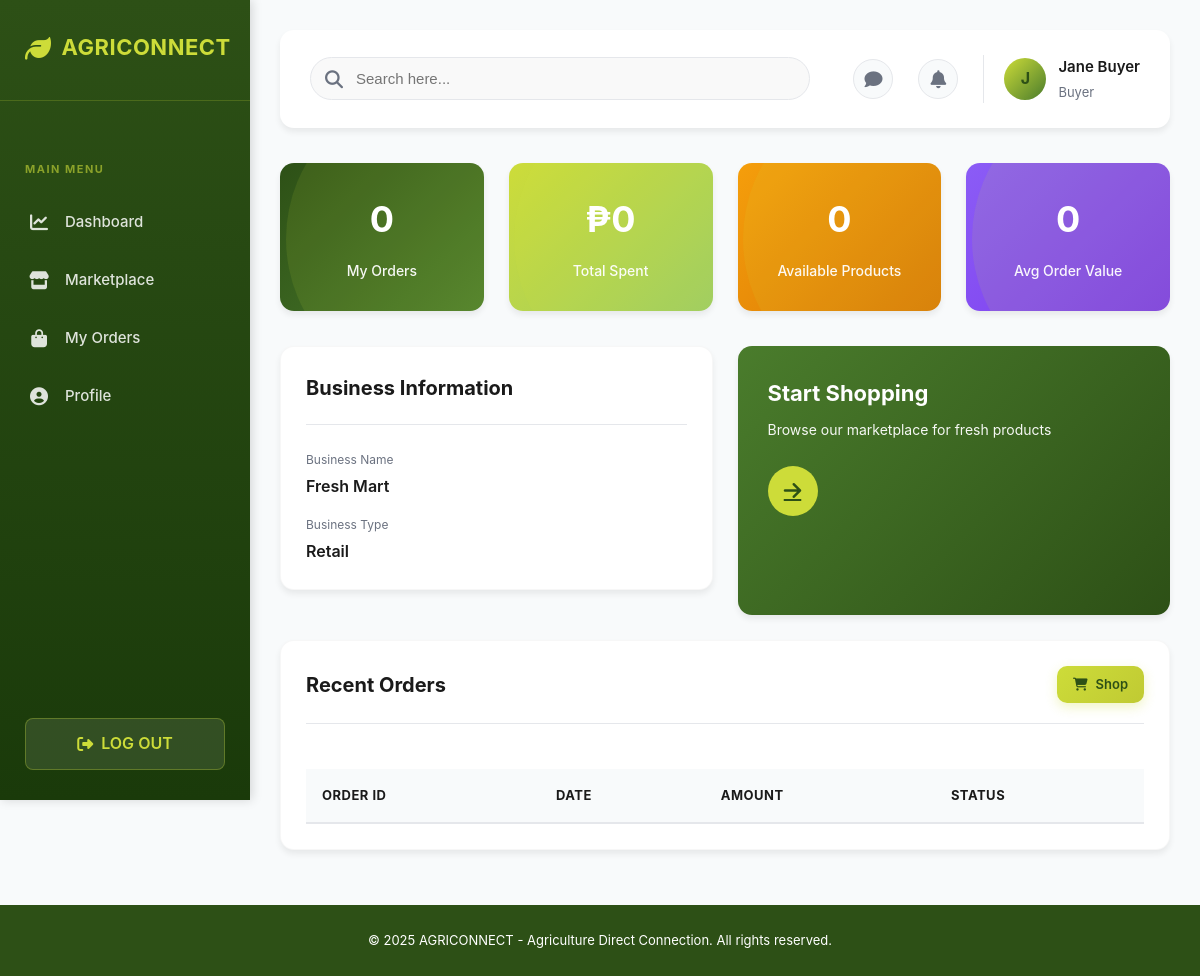
/pages/dashboard/buyer-dashboard.php (signed in), run on the app's committed database.
### tables this page shows
CREATE TABLE users (
    user_id INT PRIMARY KEY AUTO_INCREMENT,
    username VARCHAR(50) UNIQUE NOT NULL,
    email VARCHAR(100) UNIQUE NOT NULL,
    password VARCHAR(255) NOT NULL,
    full_name VARCHAR(100) NOT NULL,
    phone VARCHAR(15),
    address TEXT,
    role ENUM('admin', 'farmer', 'buyer') NOT NULL,
    profile_image VARCHAR(255),
    is_active BOOLEAN DEFAULT TRUE,
    created_at TIMESTAMP DEFAULT CURRENT_TIMESTAMP,
    updated_at TIMESTAMP DEFAULT CURRENT_TIMESTAMP ON UPDATE CURRENT_TIMESTAMP
);

CREATE TABLE buyers (
    buyer_id INT PRIMARY KEY AUTO_INCREMENT,
    user_id INT NOT NULL UNIQUE,
    business_name VARCHAR(100),
    business_type VARCHAR(50),
    established_year INT,
    created_at TIMESTAMP DEFAULT CURRENT_TIMESTAMP,
    FOREIGN KEY (user_id) REFERENCES users(user_id) ON DELETE CASCADE
);

### includes/auth-check.php (called while the page is built, shortened)
<?php
include_once($_SERVER['DOCUMENT_ROOT'] . '/agriconnect/config/db.php');
$user_id = $_SESSION['user_id'];
$query = "SELECT u.* FROM users u WHERE u.user_id = ?";
$stmt = $conn->prepare($query);
$stmt->bind_param("i", $user_id);
$stmt->execute();
$result = $stmt->get_result();
$current_user = $result->fetch_assoc();
?>

### pages/dashboard/buyer-dashboard.php (the view, shortened to what this page needs)
<?php
include_once($_SERVER['DOCUMENT_ROOT'] . '/agriconnect/includes/auth-check.php');
include_once($_SERVER['DOCUMENT_ROOT'] . '/agriconnect/includes/header.php');
$query = "SELECT b.* FROM buyers b JOIN users u ON b.user_id = u.user_id WHERE u.user_id = ?";
$stmt = $conn->prepare($query);
$stmt->bind_param("i", $current_user['user_id']);
$stmt->execute();
$buyer = $stmt->get_result()->fetch_assoc();
$query = "SELECT COUNT(*) as total FROM orders WHERE buyer_id = ?";
$stmt = $conn->prepare($query);
$stmt->bind_param("i", $buyer['buyer_id']);
$stmt->execute();
$orders_count = $stmt->get_result()->fetch_assoc()['total'];
$query = "SELECT COALESCE(SUM(total_amount), 0) as total_spent FROM orders WHERE buyer_id = ?";
$stmt = $conn->prepare($query);
$stmt->bind_param("i", $buyer['buyer_id']);
$stmt->execute();
$total_spent = $stmt->get_result()->fetch_assoc()['total_spent'];
$query = "SELECT COUNT(*) as total FROM products WHERE is_active = 1";
$result = $conn->query($query);
$products_count = $result->fetch_assoc()['total'];
?>
<div class="main-wrapper">
    <?php include_once($_SERVER['DOCUMENT_ROOT'] . '/agriconnect/includes/sidebar.php'); ?>
    <div class="main-content">
        <div class="top-bar">
            <div class="top-bar-left">
                <div class="search-container">
                    <i class="fas fa-search"></i>
                    <input type="text" placeholder="Search here...">
                </div>
            </div>
            <div class="top-bar-right">
                <div class="message-icon">
                    <i class="fas fa-comment"></i>
                </div>
                <div class="notification-bell">
                    <i class="fas fa-bell"></i>
                </div>
                <div class="user-info">
                    <div class="user-avatar"><?php echo strtoupper(substr($current_user['full_name'], 0, 1)); ?></div>
                    <div class="user-details">
                        <h3><?php echo $current_user['full_name']; ?></h3>
                        <p><?php echo ucfirst($current_user['role']); ?></p>
                    </div>
                </div>
            </div>
        </div>
        <div class="stats-grid">
            <div class="stat-card">
                <div class="stat-card-content">
                    <h3><?php echo $orders_count; ?></h3>
                    <p>My Orders</p>
                </div>
            </div>
            <div class="stat-card" style="background: linear-gradient(135deg, #CDDC39, #9ccc65);">
                <div class="stat-card-content">
                    <h3>₱<?php echo number_format($total_spent, 0); ?></h3>
                    <p>Total Spent</p>
                </div>
            </div>
            <div class="stat-card" style="background: linear-gradient(135deg, #f59e0b, #d97706);">
                <div class="stat-card-content">
                    <h3><?php echo $products_count; ?></h3>
                    <p>Available Products</p>
                </div>
            </div>
            <div class="stat-card" style="background: linear-gradient(135deg, #8b5cf6, #7c3aed);">
                <div class="stat-card-content">
                    <h3><?php echo $orders_count > 0 ? round($total_spent / $orders_count, 2) : 0; ?></h3>
                    <p>Avg Order Value</p>
                </div>
            </div>
        </div>
        <div style="display: grid; grid-template-columns: 1fr 1fr; gap: 25px; margin-bottom: 25px;">
            <div class="card">
                <div class="card-header">
                    <h2>Business Information</h2>
                </div>
                <div style="display: grid; gap: 15px;">
                    <div>
                        <p style="font-size: 12px; color: var(--text-gray); margin-bottom: 5px;">Business Name</p>
                        <p style="font-size: 16px; font-weight: 600; color: var(--text-dark); margin: 0;">
                            <?php echo $buyer['business_name'] ?? 'Not provided'; ?>
                        </p>
                    </div>
                    <div>
                        <p style="font-size: 12px; color: var(--text-gray); margin-bottom: 5px;">Business Type</p>
                        <p style="font-size: 16px; font-weight: 600; color: var(--text-dark); margin: 0;">
                            <?php echo $buyer['business_type'] ?? 'Not provided'; ?>
                        </p>
                    </div>
                </div>
            </div>
            <div class="illustration-card">
                <div class="illustration-card-header">
                    <h3>Start Shopping</h3>
                    <p class="illustration-card-description">Browse our marketplace for fresh products</p>
                </div>
                <a href="/agriconnect/pages/products/view-products.php" class="play-btn" style="margin: 25px 0 0 0;">
                    <i class="fas fa-arrow-right"></i>
                </a>
            </div>
        </div>
        <div class="card">
            <div class="card-header">
                <h2>Recent Orders</h2>
                <a href="/agriconnect/pages/products/view-products.php" class="btn btn-primary" style="padding: 8px 16px; font-size: 13px;">
                    <i class="fas fa-shopping-cart"></i> Shop
                </a>
            </div>
            <div class="table-responsive">
                <table>
                    <thead>
                        <tr>
                            <th>Order ID</th>
                            <th>Date</th>
                            <th>Amount</th>
                            <th>Status</th>
                        </tr>
                    </thead>
                </table>
            </div>
        </div>
    </div>
</div>
<?php include_once($_SERVER['DOCUMENT_ROOT'] . '/agriconnect/includes/footer.php'); ?>

### data on the page
users: full_name "J", full_name "Jane Buyer", role "Buyer"
buyers: business_name "Fresh Mart", business_type "Retail"

### other printed values
$orders_count "0"
$total_spent "0"
$products_count "0"
